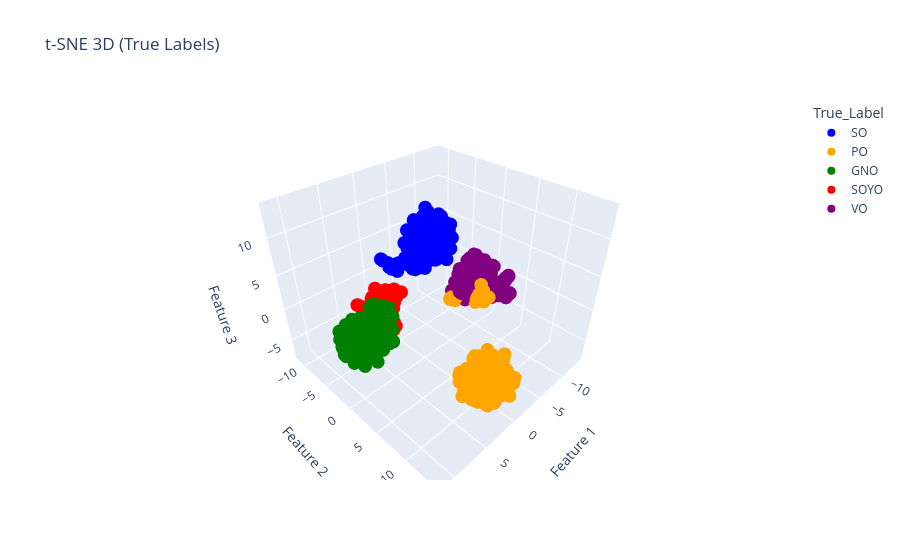

This figure's notebook cell:
### Code cell
palette = {
    "SO": "blue",
    "PO": "orange",
    "GNO": "green",
    "SOYO": "red",
    "VO": "purple"
}
# Add TRUE labels to 3D t-SNE
tsne_3d_data["True_Label"] = y.values

fig = px.scatter_3d(
    tsne_3d_data,
    x="Feature 1",
    y="Feature 2",
    z="Feature 3",
    color="True_Label",
    color_discrete_map=palette,
    title="t-SNE 3D (True Labels)"
)

fig.write_image(r"Images\K-Means Clusters\tsne_3d_oils_plot.jpg")
fig.show()

### Figure 1 — Plotly figure (JSON) as saved in the notebook; plotly's stock layout.template omitted (floating-point values rounded to 4 significant figures; data arrays with more than 128 entries replaced by an {"elided": "..."} marker saying what was removed)
{"data": [{"hovertemplate": "True_Label=SO<br>Feature 1=%{x}<br>Feature 2=%{y}<br>Feature 3=%{z}<extra></extra>", "legendgroup": "SO", "marker": {"color": "blue", "symbol": "circle"}, "mode": "markers", "name": "SO", "scene": "scene", "showlegend": true, "type": "scatter3d", "x": {"elided": "200 float values"}, "y": {"elided": "200 float values"}, "z": {"elided": "200 float values"}}, {"hovertemplate": "True_Label=PO<br>Feature 1=%{x}<br>Feature 2=%{y}<br>Feature 3=%{z}<extra></extra>", "legendgroup": "PO", "marker": {"color": "orange", "symbol": "circle"}, "mode": "markers", "name": "PO", "scene": "scene", "showlegend": true, "type": "scatter3d", "x": {"elided": "200 float values"}, "y": {"elided": "200 float values"}, "z": {"elided": "200 float values"}}, {"hovertemplate": "True_Label=GNO<br>Feature 1=%{x}<br>Feature 2=%{y}<br>Feature 3=%{z}<extra></extra>", "legendgroup": "GNO", "marker": {"color": "green", "symbol": "circle"}, "mode": "markers", "name": "GNO", "scene": "scene", "showlegend": true, "type": "scatter3d", "x": {"elided": "200 float values"}, "y": {"elided": "200 float values"}, "z": {"elided": "200 float values"}}, {"hovertemplate": "True_Label=SOYO<br>Feature 1=%{x}<br>Feature 2=%{y}<br>Feature 3=%{z}<extra></extra>", "legendgroup": "SOYO", "marker": {"color": "red", "symbol": "circle"}, "mode": "markers", "name": "SOYO", "scene": "scene", "showlegend": true, "type": "scatter3d", "x": {"elided": "200 float values"}, "y": {"elided": "200 float values"}, "z": {"elided": "200 float values"}}, {"hovertemplate": "True_Label=VO<br>Feature 1=%{x}<br>Feature 2=%{y}<br>Feature 3=%{z}<extra></extra>", "legendgroup": "VO", "marker": {"color": "purple", "symbol": "circle"}, "mode": "markers", "name": "VO", "scene": "scene", "showlegend": true, "type": "scatter3d", "x": {"elided": "200 float values"}, "y": {"elided": "200 float values"}, "z": {"elided": "200 float values"}}], "layout": {"legend": {"title": {"text": "True_Label"}, "tracegroupgap": 0}, "scene": {"domain": {"x": [0, 1], "y": [0, 1]}, "xaxis": {"title": {"text": "Feature 1"}}, "yaxis": {"title": {"text": "Feature 2"}}, "zaxis": {"title": {"text": "Feature 3"}}}, "title": {"text": "t-SNE 3D (True Labels)"}}}
